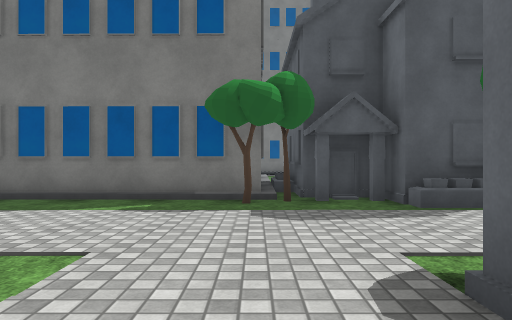
[1] (above)

24 first-person views from a walk through a scene from a Unity 3-D project. The camera is 1.2 m above the floor, looks level and sees 70° across. The floor is counted in squares, 2 m on a side. Each view is taken from the middle of a square. On the plan, view 1 faces up. The plan holds only what a view shows up to about 10 squares ahead; the rest is blank. The place goes on beyond the plan. Some animated figures are not drawn. Door leaves are left out, so doorways stand open. Some surface patterns are stand-ins.

[2]
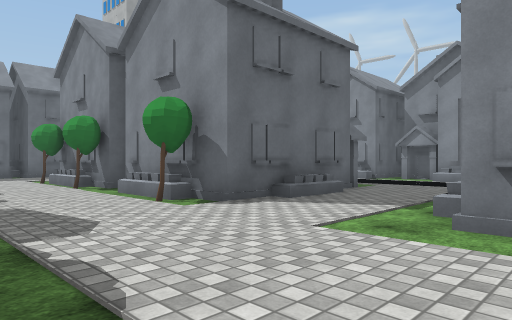

[3]
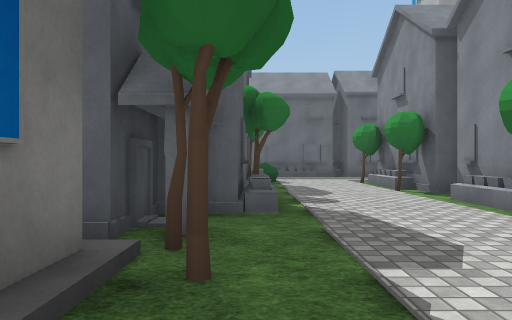

[4]
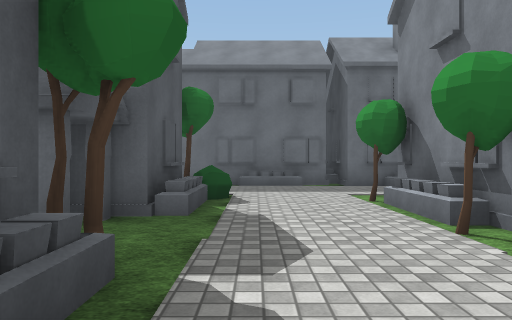

[5]
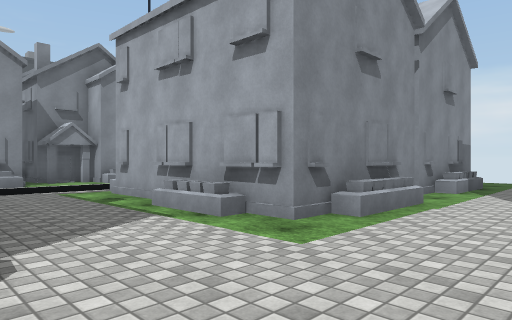

[6]
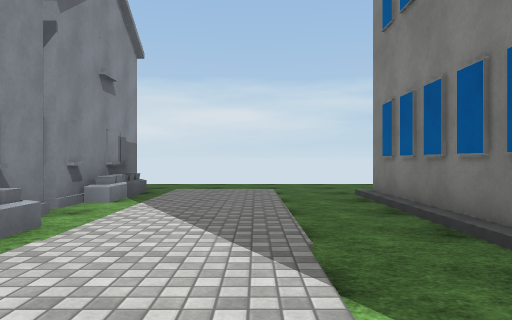

[7]
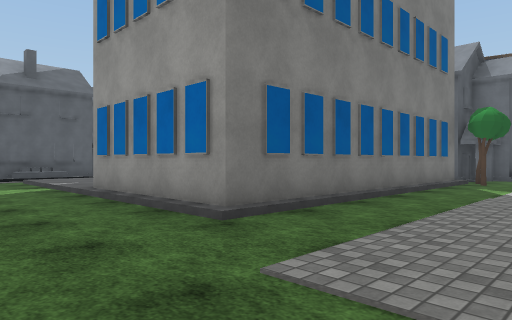

[8]
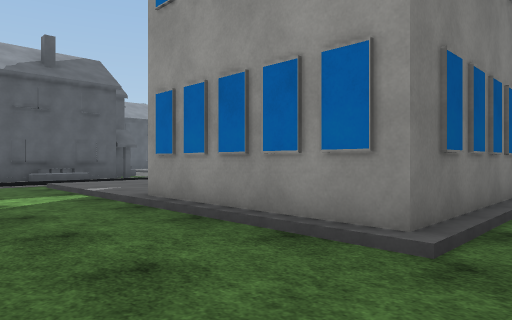

[9]
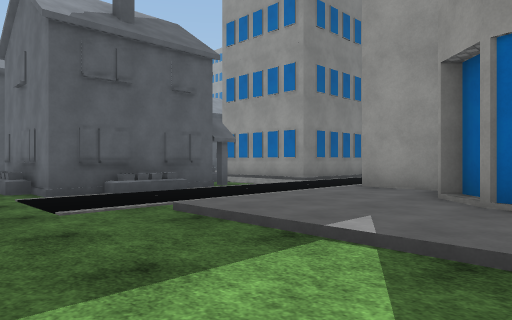

[10]
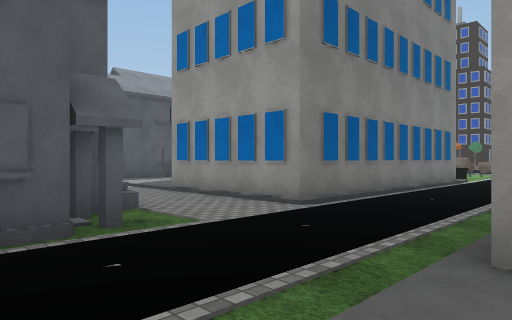

[11]
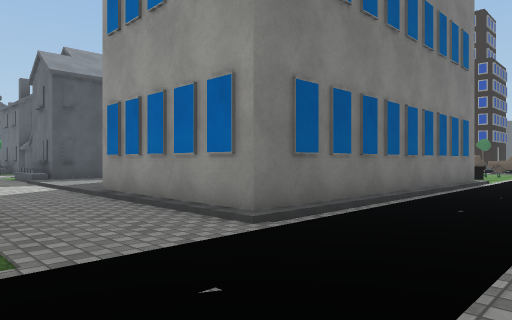

[12]
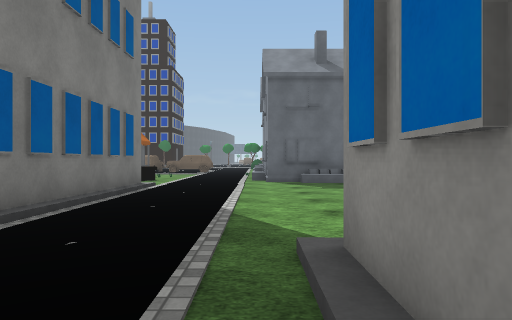

[13]
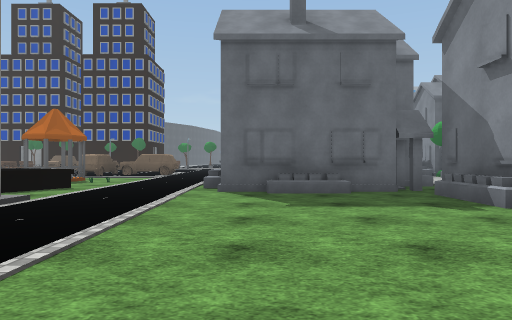

[14]
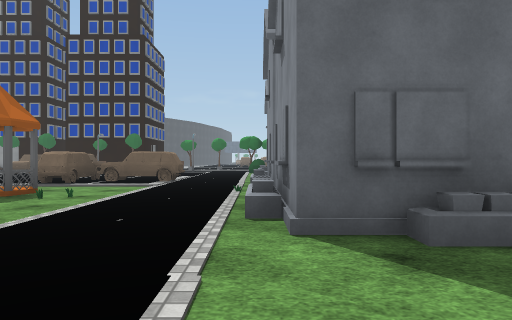

[15]
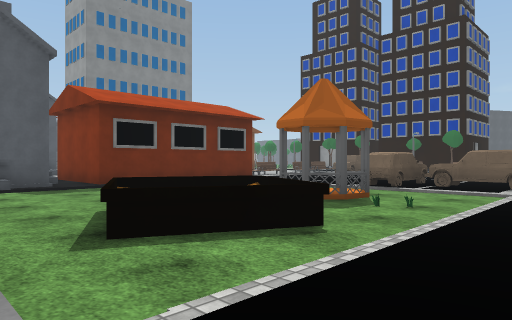

[16]
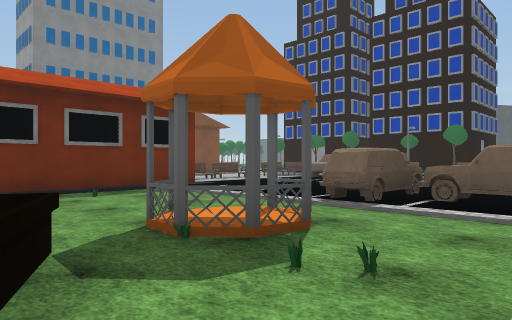

[17]
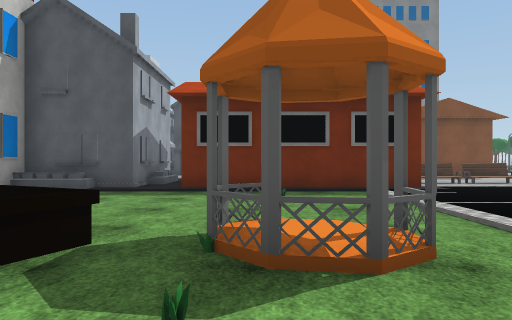

[18]
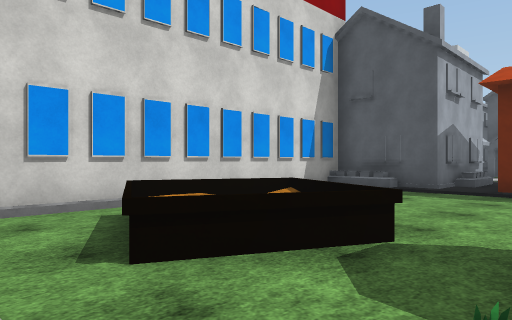

[19]
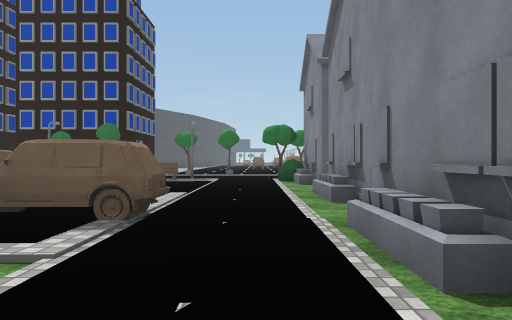

[20]
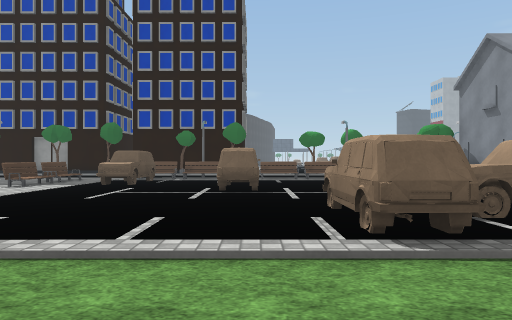

[21]
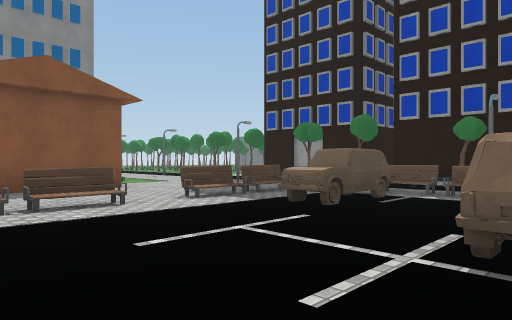

[22]
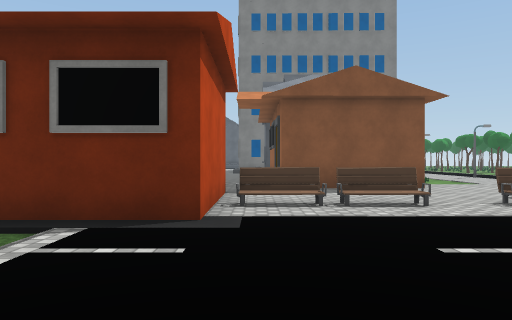

[23]
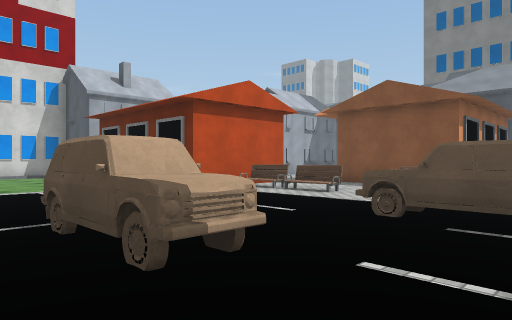

[24]
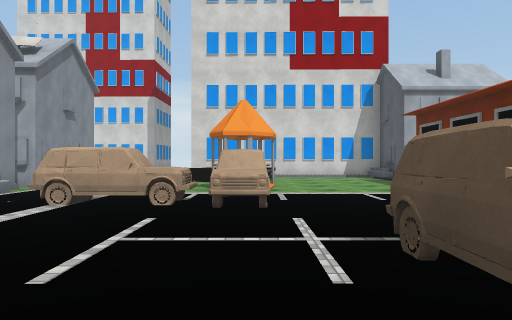

### Floor plan
Key: @ floor where view 1 was taken; # wall or solid block; . main floor; : floor 0.25 m higher than the main floor; / step, stairs or slope; T tree; B bush; U building; E bench; O other object.
Columns run from 10 left of view 1 to 21 right of it. Each row starts with its distance up from view 1.
 31                             U
 30                           U U
 29                           U U//
 28                         ..###..
 27                   O     .......
 26                   O U   U.......
 25         .##       O UUU UEEE.EEE
 24         .::     ##O UUUUU.......
 23         .::     #............/OO
 22        ..:      #...............
 21        ..:      #...............
 20   OOO  ..#      #...........OO..
 19   #    ..#      #.OOOO/.OO......
 18   #  ##..#      #OOO.OO..O......
 17  .####...########..O.....O......
 16  ........................O......
 15  ...............................
 14  ..///.............O#..OO.......
 13 ...::::####.......# ##   O###OO#
 12 ...::::#    ......O
 11 ...::#       .....##
 10 ...:           ...O#
  9  ..#            ##O.
  8 ...#
  7 ...#     ###
  6 ...#######T### ##    #
  5 ..........T..#T..OBT #
  4 ..................O..#
  3 .....................O
  2 ......OO....T/.T/#T...#
  1 .###O####..#  O#    .##
  0         #.@#   O
 -1         #..#   O
 -2         #..O   O
 -3         /...
 -4         ....
 -5        .....
 -6       O..#
 -7         ##

Positions as (right, up) in squares from view 1, and headings:
1: (0, 0), facing up
2: (-3, 5), facing down-right
3: (-2, 5), facing right
4: (2, 4), facing right
5: (1, 4), facing down-left
6: (-1, 4), facing left
7: (-10, 3), facing up-right
8: (-10, 5), facing up-right
9: (-10, 10), facing up-right
10: (-6, 13), facing up-right
11: (-4, 14), facing up-right
12: (-2, 14), facing right
13: (1, 13), facing right
14: (5, 14), facing right
15: (6, 15), facing up-right
16: (9, 16), facing up-right
17: (11, 16), facing up
18: (11, 16), facing up-left
19: (11, 15), facing right
20: (11, 20), facing right
21: (15, 20), facing up-right
22: (15, 20), facing up
23: (21, 19), facing up-left
24: (20, 19), facing left
